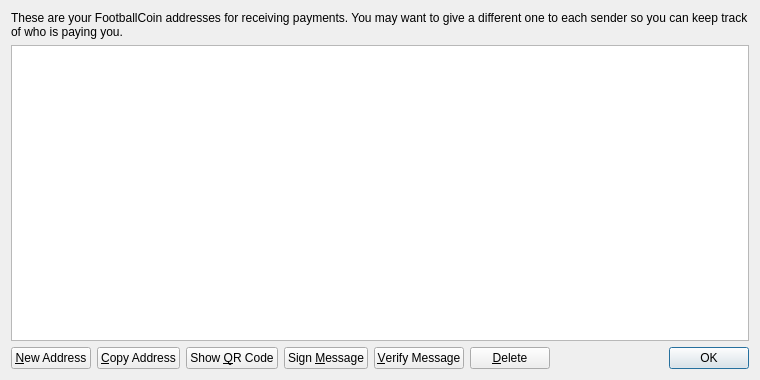
<?xml version="1.0" encoding="UTF-8"?>
<ui version="4.0">
 <class>AddressBookPage</class>
 <widget class="QWidget" name="AddressBookPage">
  <property name="geometry">
   <rect>
    <x>0</x>
    <y>0</y>
    <width>760</width>
    <height>380</height>
   </rect>
  </property>
  <property name="windowTitle">
   <string>Address Book</string>
  </property>
  <layout class="QVBoxLayout" name="verticalLayout">
   <item>
    <widget class="QLabel" name="labelExplanation">
     <property name="text">
      <string>These are your FootballCoin addresses for receiving payments. You may want to give a different one to each sender so you can keep track of who is paying you.</string>
     </property>
     <property name="textFormat">
      <enum>Qt::PlainText</enum>
     </property>
     <property name="wordWrap">
      <bool>true</bool>
     </property>
    </widget>
   </item>
   <item>
    <widget class="QTableView" name="tableView">
     <property name="contextMenuPolicy">
      <enum>Qt::CustomContextMenu</enum>
     </property>
     <property name="toolTip">
      <string>Double-click to edit address or label</string>
     </property>
     <property name="tabKeyNavigation">
      <bool>false</bool>
     </property>
     <property name="alternatingRowColors">
      <bool>true</bool>
     </property>
     <property name="selectionMode">
      <enum>QAbstractItemView::SingleSelection</enum>
     </property>
     <property name="selectionBehavior">
      <enum>QAbstractItemView::SelectRows</enum>
     </property>
     <property name="sortingEnabled">
      <bool>true</bool>
     </property>
     <attribute name="verticalHeaderVisible">
      <bool>false</bool>
     </attribute>
    </widget>
   </item>
   <item>
    <layout class="QHBoxLayout" name="horizontalLayout">
     <item>
      <widget class="QPushButton" name="newAddressButton">
       <property name="toolTip">
        <string>Create a new address</string>
       </property>
       <property name="text">
        <string>&amp;New Address</string>
       </property>
       <property name="icon">
        <iconset resource="../bitcoin.qrc">
         <normaloff>:/icons/add</normaloff>:/icons/add</iconset>
       </property>
      </widget>
     </item>
     <item>
      <widget class="QPushButton" name="copyToClipboard">
       <property name="toolTip">
        <string>Copy the currently selected address to the system clipboard</string>
       </property>
       <property name="text">
        <string>&amp;Copy Address</string>
       </property>
       <property name="icon">
        <iconset resource="../bitcoin.qrc">
         <normaloff>:/icons/editcopy</normaloff>:/icons/editcopy</iconset>
       </property>
      </widget>
     </item>
     <item>
      <widget class="QPushButton" name="showQRCode">
       <property name="text">
        <string>Show &amp;QR Code</string>
       </property>
       <property name="icon">
        <iconset resource="../bitcoin.qrc">
         <normaloff>:/icons/qrcode</normaloff>:/icons/qrcode</iconset>
       </property>
      </widget>
     </item>
     <item>
      <widget class="QPushButton" name="signMessage">
       <property name="toolTip">
        <string>Sign a message to prove you own a FootballCoin address</string>
       </property>
       <property name="text">
        <string>Sign &amp;Message</string>
       </property>
       <property name="icon">
        <iconset resource="../bitcoin.qrc">
         <normaloff>:/icons/edit</normaloff>:/icons/edit</iconset>
       </property>
      </widget>
     </item>
     <item>
      <widget class="QPushButton" name="verifyMessage">
       <property name="toolTip">
        <string>Verify a message to ensure it was signed with a specified FootballCoin address</string>
       </property>
       <property name="text">
        <string>&amp;Verify Message</string>
       </property>
       <property name="icon">
        <iconset resource="../bitcoin.qrc">
         <normaloff>:/icons/transaction_0</normaloff>:/icons/transaction_0</iconset>
       </property>
      </widget>
     </item>
     <item>
      <widget class="QPushButton" name="deleteButton">
       <property name="toolTip">
        <string>Delete the currently selected address from the list</string>
       </property>
       <property name="text">
        <string>&amp;Delete</string>
       </property>
       <property name="icon">
        <iconset resource="../bitcoin.qrc">
         <normaloff>:/icons/remove</normaloff>:/icons/remove</iconset>
       </property>
      </widget>
     </item>
     <item>
      <spacer name="horizontalSpacer">
       <property name="orientation">
        <enum>Qt::Horizontal</enum>
       </property>
       <property name="sizeHint" stdset="0">
        <size>
         <width>40</width>
         <height>20</height>
        </size>
       </property>
      </spacer>
     </item>
     <item>
      <widget class="QDialogButtonBox" name="buttonBox">
       <property name="sizePolicy">
        <sizepolicy hsizetype="Maximum" vsizetype="Fixed">
         <horstretch>0</horstretch>
         <verstretch>0</verstretch>
        </sizepolicy>
       </property>
       <property name="standardButtons">
        <set>QDialogButtonBox::Ok</set>
       </property>
      </widget>
     </item>
    </layout>
   </item>
  </layout>
 </widget>
 <resources>
  <include location="../bitcoin.qrc"/>
 </resources>
 <connections/>
</ui>
